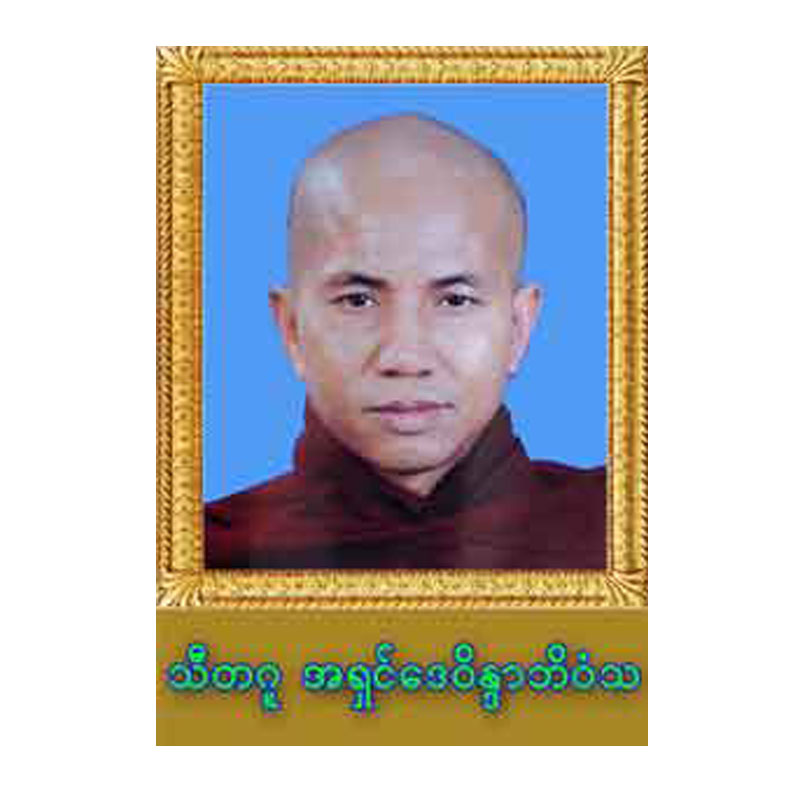
#> input picture future/sitagu_ashin_dayweindar/images/photo-001.jpg, 800 x 800 px, found by its file name
$ python cc.py
#> lines starting #> are read from the running program, lines starting #| are printed output that depends on the picture
from PIL import Image
from PIL import ImageFont
from PIL import ImageDraw

def text_wrap(text, font, max_width):
    lines = []
    # If the width of the text is smaller than image width
    # we don't need to split it, just add it to the lines array
    # and return
    if font.getsize(text)[0] <= max_width:
        lines.append(text)
    else:
        # split the line by spaces to get words
        words = text.split(' ')
        i = 0
        # append every word to a line while its width is shorter than image width
        while i < len(words):
            line = ''
            while i < len(words) and font.getsize(line + words[i])[0] <= max_width:
                line = line + words[i] + " "
                i += 1
            if not line:
                line = words[i]
                i += 1
            # when the line gets longer than the max width do not append the word,
            # add the line to the lines array
            lines.append(line)
    return lines


def draw_text(text):
    # open the background file
#> called with text = '၁။ လူငယ္တို႔ အ ေမး ယ ေန႔ေခတ္ဘာသာေရး'
    img = Image.open('photo-001.jpg')
#> img is the input picture: PIL image 800x800 RGB; mean R, G, B 191.2, 188.3, 184

    # size() returns a tuple of (width, height)
    image_size = img.size
#> image_size = (800, 800)

    # create the ImageFont instance
    font_file_path = 'zawgyi.ttf'
    font = ImageFont.truetype(font_file_path, size=30, encoding="unic")

    # get shorter lines
    lines = text_wrap(text, font, image_size[0])
#> lines = ['၁။ လူငယ္တို႔ အ ေမး ယ ေန႔ေခတ္ဘာသာေရး']
    print(lines) # ['This could be a single line text ', 'but its too long to fit in one. ']
#| ['၁။ လူငယ္တို႔ အ ေမး ယ ေန႔ေခတ္ဘာသာေရး']
    line_height = font.getsize('hg')[1]

    x = 10
    y = 20
    draw = ImageDraw.Draw(img)
    for line in lines:
        # draw the line on the image
        #draw.text((x, y), line, fill=color, font=font)
        #draw.text((x, y), line, fill=(209, 239, 8), font=font)
        #draw.multiline_text((x, y), line, fill=(209, 239, 8), font=font, align='center')
        draw.multiline_text((0, 0), line, fill=(209, 239, 8), font=font, align='center')

        # update the y position so that we can use it for next line
        y = y + line_height
#> after the loop, y = 54
    # save the image
    img.save('word2.jpg', optimize=True)
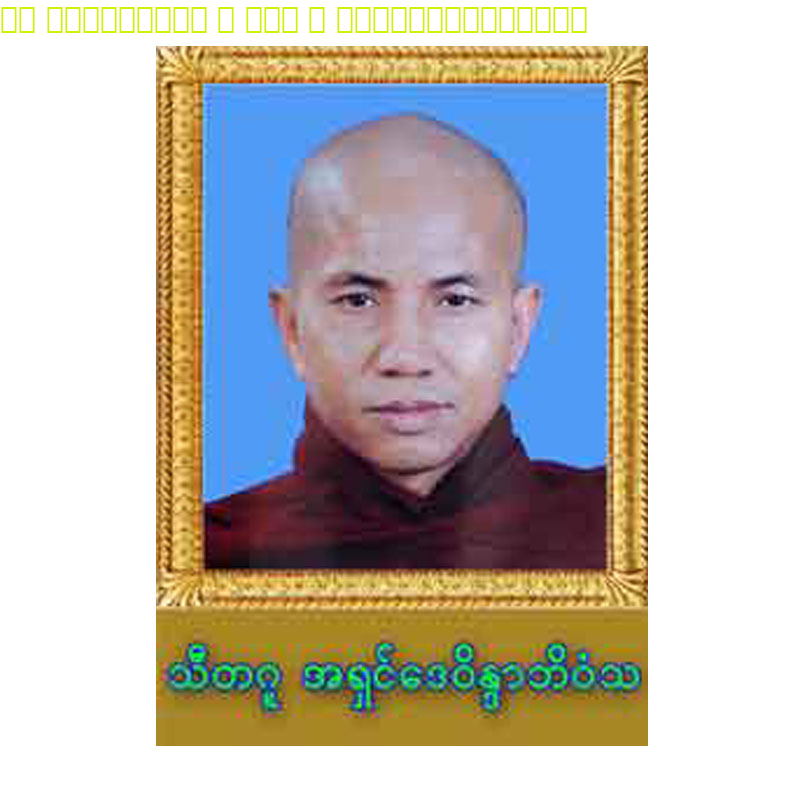
#> saved as word2.jpg: PIL image 800x800 RGB; mean R, G, B 190.9, 188.2, 182.5


if __name__ == '__main__':
    draw_text("၁။ လူငယ္တို႔ အ ေမး ယ ေန႔ေခတ္ဘာသာေရး")
    #draw_text("This could be a single line text but its too long to fit in one.")
    #text = "This could be a single line text but its too long to fit in one."
    #lines = text_wrap(text, font, image_size[0])


    '''
    img = Image.open("photo-001.jpg")
    width, height = img.size

    draw = ImageDraw.Draw(img)
    font = ImageFont.truetype(
        "zawgyi.ttf", 30)
    #x, y = (width - 510, height-100)
    x, y = width, height - 100
    # x, y = 10, 10
    text = "၁။ လူငယ္တို႔ အ ေမး ယ ေန႔ေခတ္ဘာသာေရး"
    w, h = font.getsize(text)
    draw.rectangle((x, y, x + w, y + h), fill='black')
    draw.text((x, y), text, fill=(209, 239, 8), font=font)
    img.save('out.jpg')
    '''
